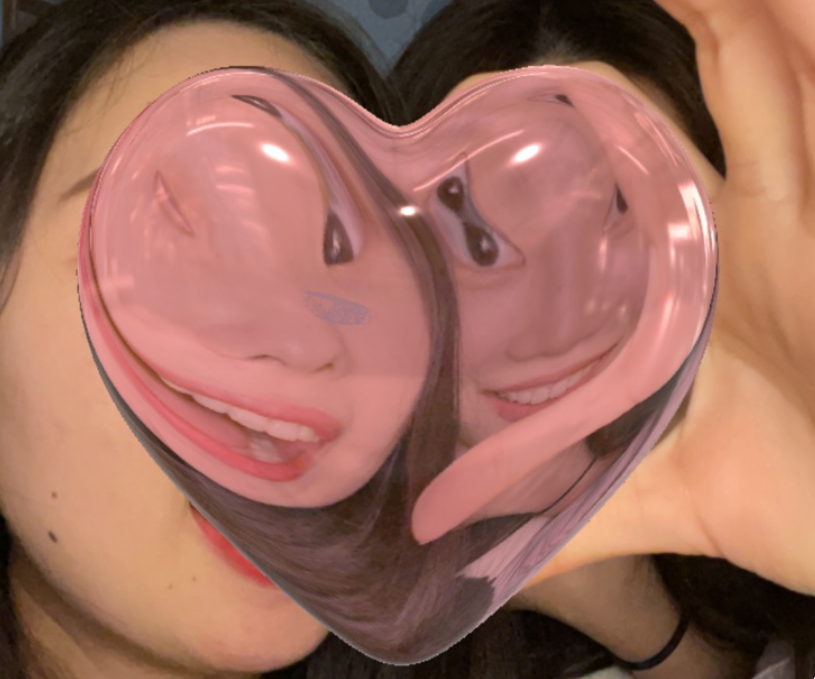
#> input picture computervision/comhh.PNG, 815 x 679 px, found by its file name
$ python report2.py   (older library calls are emulated)
#> lines starting #> are read from the running program, lines starting #| are printed output that depends on the picture
import cv2
import numpy as np
imgfile='comhh.png'

img=cv2.imread(imgfile, cv2.IMREAD_COLOR)
#> img is the input picture: shape (679, 815, 3); mean B, G, R 93.1, 107.5, 158.9

#함수 이용 변환
rgbtoycc=cv2.cvtColor(img, cv2.COLOR_BGR2YCrCb)
#> rgbtoycc: shape (679, 815, 3); mean of channels 0, 1, 2 121.2, 154.9, 112.1
ycctorgb=cv2.cvtColor(rgbtoycc, cv2.COLOR_YCrCb2BGR)

y2, cr2, cb2 = cv2.split(rgbtoycc)
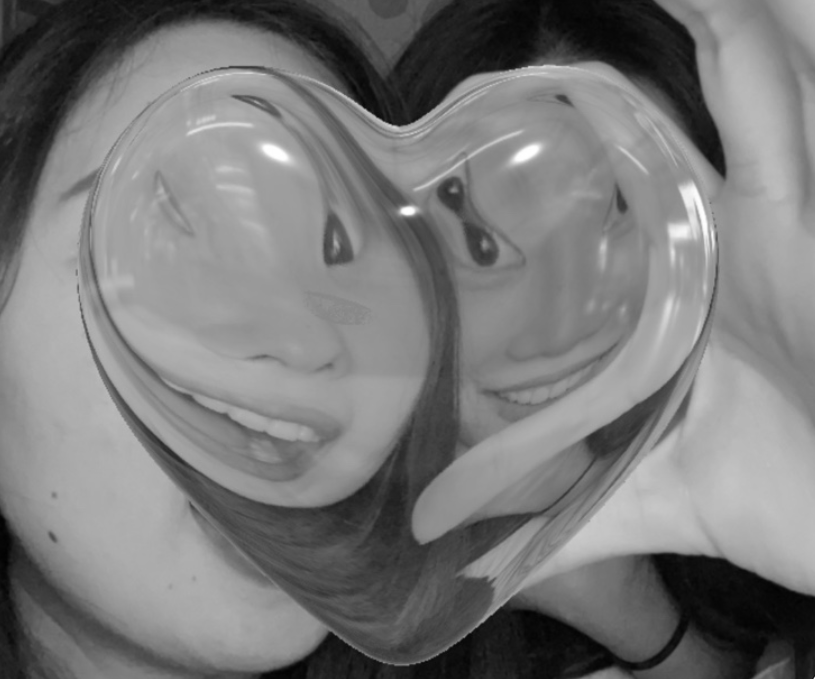
#> y2: shape (679, 815); min 1, max 255, mean 121.2
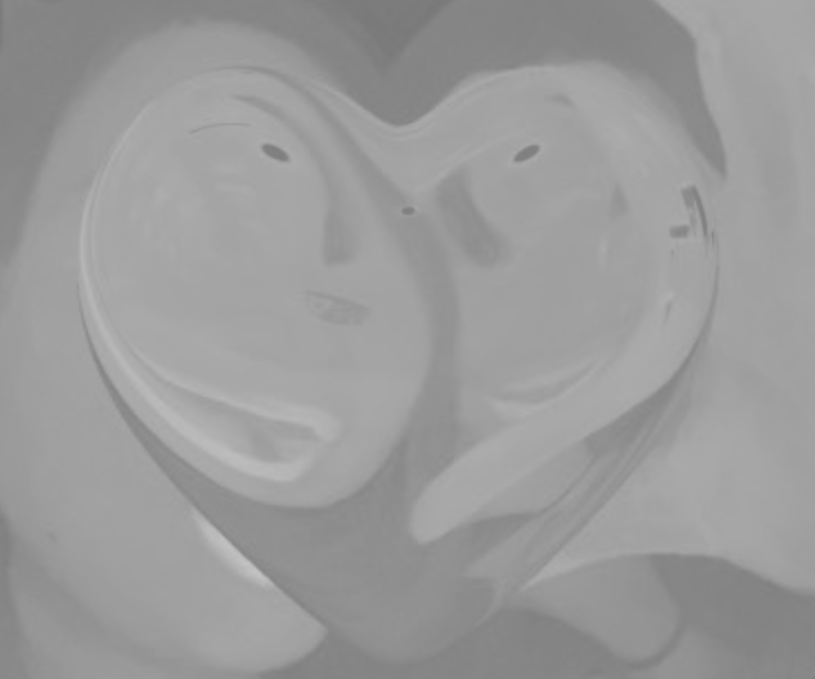
#> cr2: shape (679, 815); min 120, max 194, mean 154.9
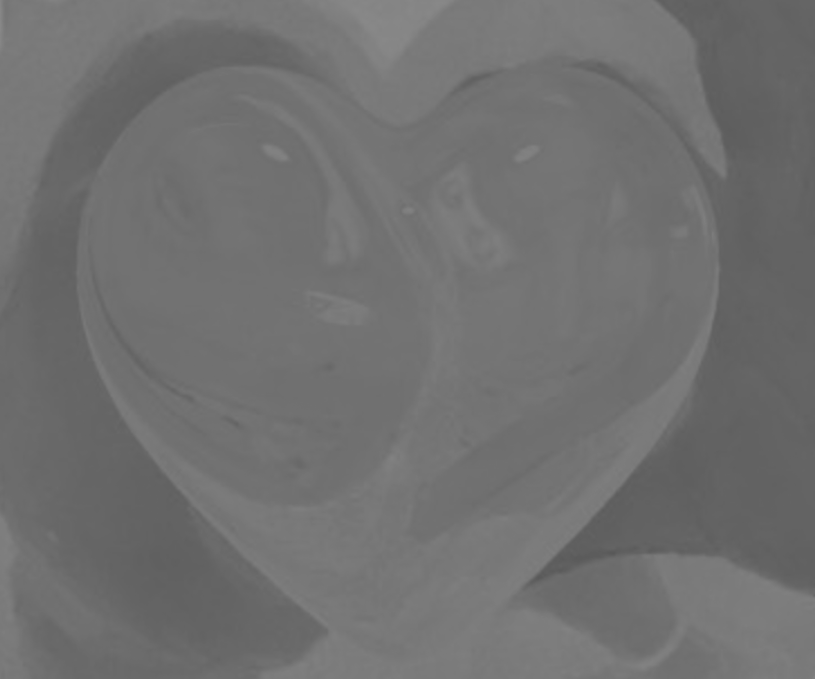
#> cb2: shape (679, 815); min 88, max 136, mean 112.1

cv2.imshow('img',img)
cv2.imshow('f_out1',y2)
cv2.imshow('f_out2',ycctorgb)

#수식 이용 변환

img2 = cv2.imread('comhh.png')
height, width, channel = img.shape
#> height = 679; width = 815; channel = 3
r = img[..., 0]
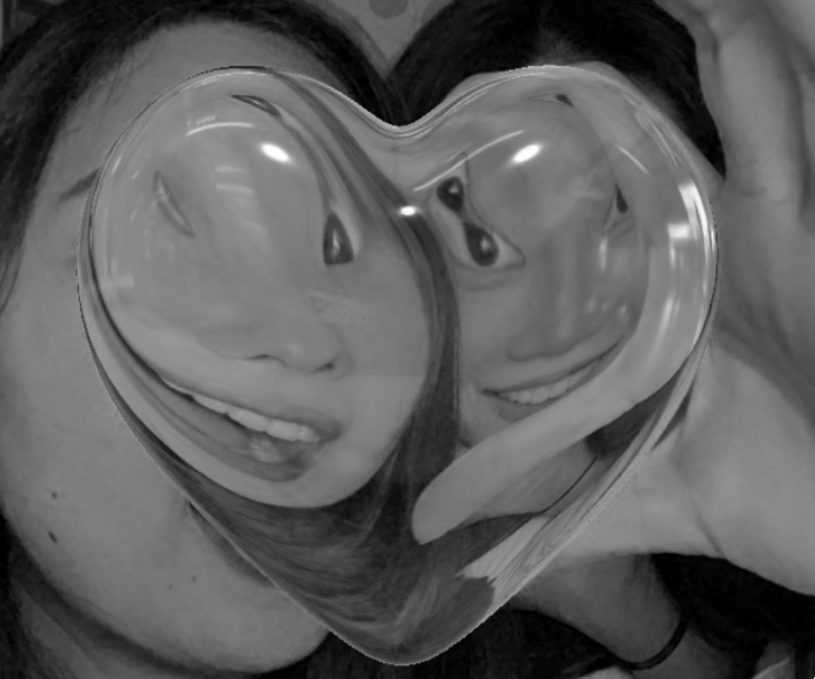
#> r: shape (679, 815); min 0, max 255, mean 93.1
g = img[..., 1]
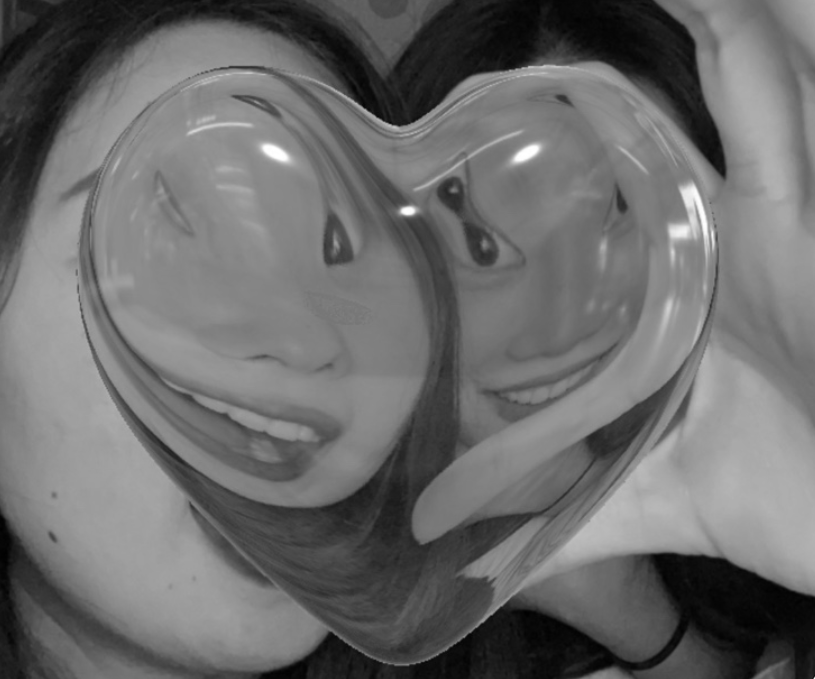
#> g: shape (679, 815); min 0, max 255, mean 107.5
b = img[..., 2]
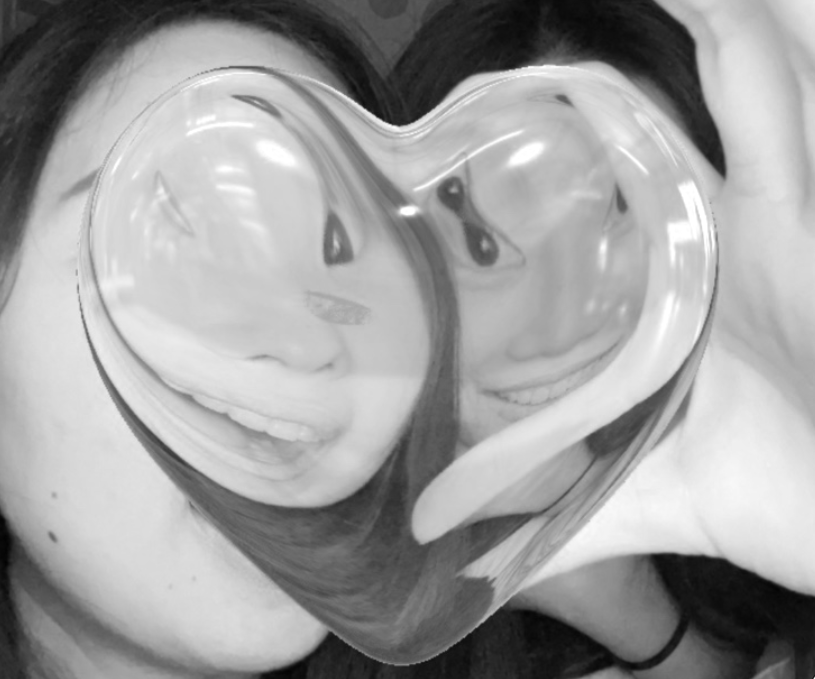
#> b: shape (679, 815); min 2, max 255, mean 158.9

y = np.zeros((height, width), dtype=np.float)
cr = np.zeros((height, width), dtype=np.float)
cb = np.zeros((height, width), dtype=np.float)
#ycc변환
for i in range(height):
    for j in range(width):
        y[i][j] = 0.299 * r[i][j] + 0.587 * g[i][j] + 0.114 * b[i][j]
        cb[i][j] = 128 - 0.172 * r[i][j] - 0.339 * g[i][j] + 0.511 * b[i][j]
        cr[i][j] = 128 + 0.511 * r[i][j] - 0.428 * g[i][j] - 0.083 * b[i][j]

out = (np.dstack((y, cr, cb))).astype(np.uint8)#변환한 값 합치고
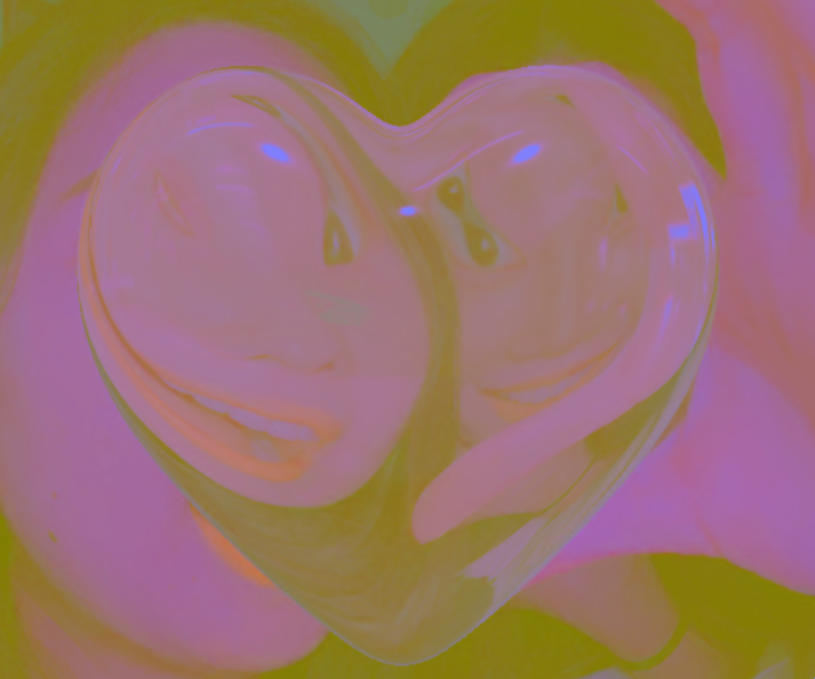
#> out: shape (679, 815, 3); mean of channels 0, 1, 2 108.5, 115.9, 156.2; drawn as B, G, R
y2, cr2, cb2 = cv2.split(out)#각 요소 분리해서 값 저장
cv2.imshow('out1',y2)#밝기 부분만 이미지로 출력
#rgb복원시킬 리스트 정의
R = np.zeros((height, width), dtype=np.float)
G = np.zeros((height, width), dtype=np.float)
B = np.zeros((height, width), dtype=np.float)
#rgb변환
for i in range(height):
    for j in range(width):
        R[i][j] = y[i][j] +( 1.371* (cr[i][j] - 128))
        G[i][j] = y[i][j] -( 0.336 * (cb[i][j] - 128) )- (0.698 * (cr[i][j] - 128))
        B[i][j] = y[i][j] + (1.732 * (cb[i][j] - 128))

out2 = (np.dstack((R, G, B))).astype(np.uint8)

cv2.imshow('out2',out2)
cv2.waitKey(0)

$ run again, with computervision/aaa.PNG copied over computervision/comhh.PNG
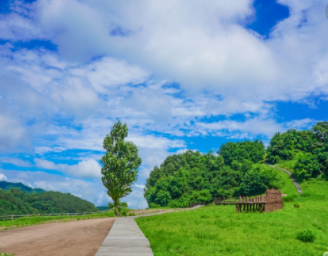
#> input picture computervision/aaa.PNG, 328 x 256 px, found by its file name
#> img is the input picture: shape (256, 328, 3); mean B, G, R 158.4, 154.3, 116.5
#> rgbtoycc: shape (256, 328, 3); mean of channels 0, 1, 2 143.5, 108.7, 136.4
#> after the loop `for i in range(height):`:
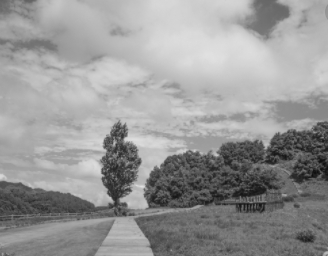
#> y: shape (256, 328) float64; min 15.21, max 225.3, mean 151.3
#> `out = (np.dstack((y, cr, cb))).astype(np.uint8)#변환한 값 합치고`:
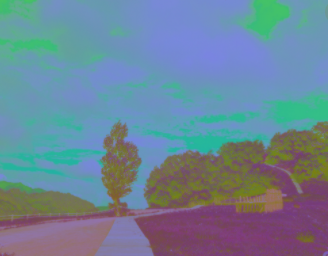
#> out: shape (256, 328, 3); mean of channels 0, 1, 2 150.8, 132.7, 107.4; drawn as B, G, R

$ run again, with computervision/b.PNG copied over computervision/comhh.PNG
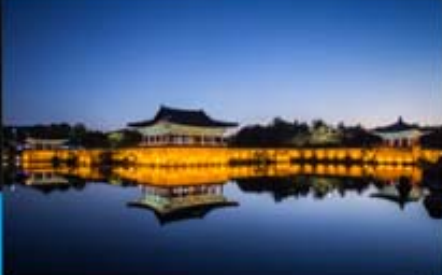
#> input picture computervision/b.PNG, 442 x 275 px, found by its file name
#> img is the input picture: shape (275, 442, 3); mean B, G, R 120.2, 92.8, 77.9
#> rgbtoycc: shape (275, 442, 3); mean of channels 0, 1, 2 91.5, 118.3, 144.2
#> after the loop `for i in range(height):`:
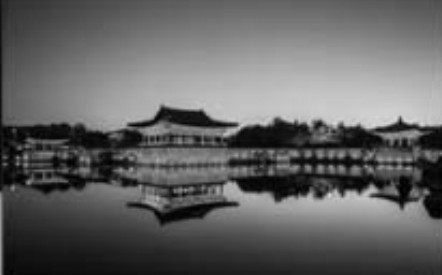
#> y: shape (275, 442) float64; min 0.456, max 217.3, mean 99.3
#> `out = (np.dstack((y, cr, cb))).astype(np.uint8)#변환한 값 합치고`:
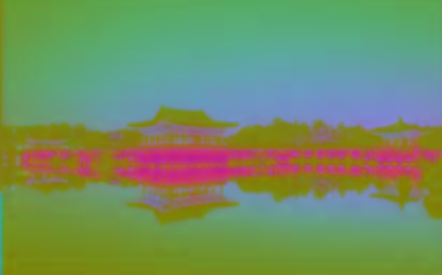
#> out: shape (275, 442, 3); mean of channels 0, 1, 2 98.8, 142.8, 115.2; drawn as B, G, R
